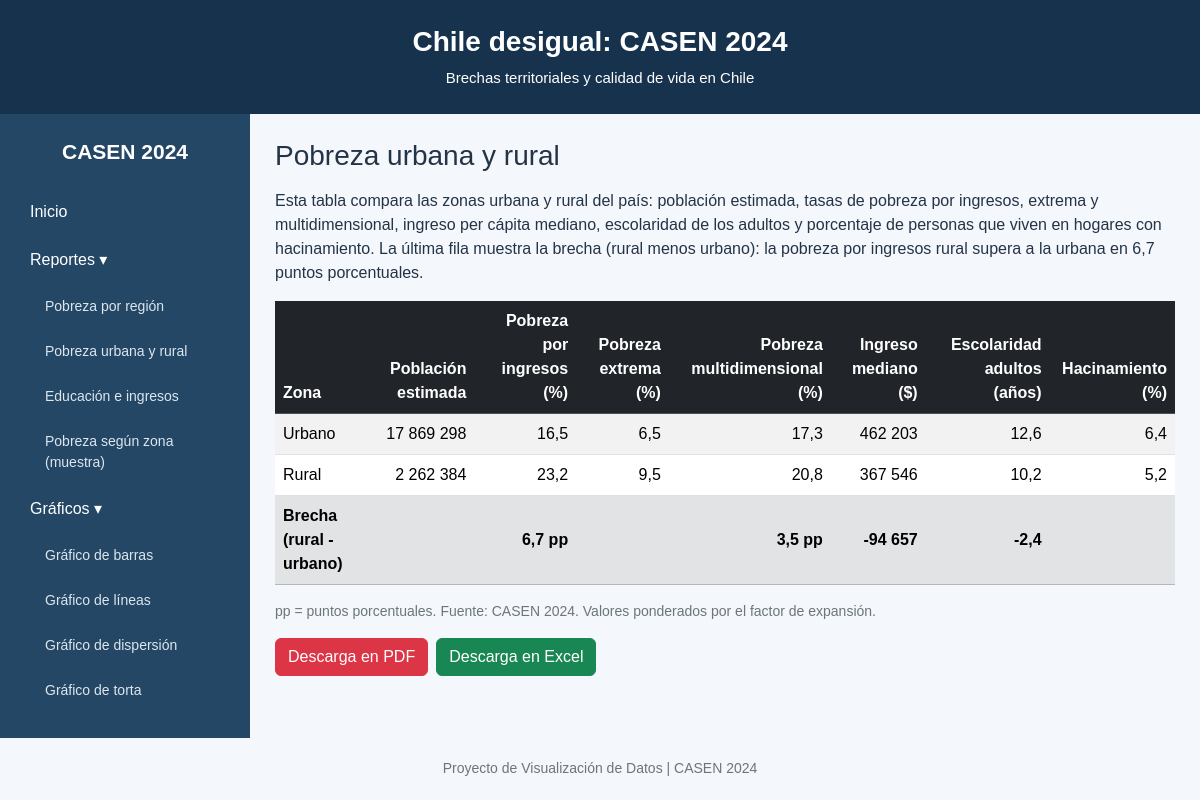
The page /listados/zonas/ on the database its author committed.
### analisis/models.py (models this page shows, shortened)
class IndicadoresBase(models.Model):
    poblacion = models.BigIntegerField("Población estimada")
    pobreza_ingresos = models.FloatField("Pobreza por ingresos (%)")
    pobreza_extrema = models.FloatField("Pobreza extrema (%)")
    pobreza_multidimensional = models.FloatField("Pobreza multidimensional (%)")
    ingreso_mediano = models.IntegerField("Ingreso per cápita mediano ($)")
    escolaridad_adultos = models.FloatField("Escolaridad de adultos (años)")
    class Meta:
        abstract = True

class IndicadorZona(IndicadoresBase):
    nombre = models.CharField("Zona", max_length=20)
    hacinamiento = models.FloatField("Hogares con hacinamiento (%)")
    class Meta:
        verbose_name = "indicador por zona"
        verbose_name_plural = "indicadores por zona"

### analisis/views.py (the view)
# urls.py: path("listados/zonas/", views.listado_zonas, name="listado_zonas"),
def listado_zonas(request):
    zonas = list(IndicadorZona.objects.all())
    urbano = next(z for z in zonas if z.nombre == "Urbano")
    rural = next(z for z in zonas if z.nombre == "Rural")
    brecha = {
        "pobreza_ingresos": rural.pobreza_ingresos - urbano.pobreza_ingresos,
        "pobreza_multidimensional":
            rural.pobreza_multidimensional - urbano.pobreza_multidimensional,
        "ingreso_mediano": rural.ingreso_mediano - urbano.ingreso_mediano,
        "escolaridad_adultos": rural.escolaridad_adultos - urbano.escolaridad_adultos,
    }
    contexto = {"zonas": zonas, "brecha": brecha}
    return render(request, "analisis/listado_zonas.html", contexto)

### analisis/templates/analisis/listado_zonas.html (shortened to what this page needs)
{% extends 'analisis/base.html' %}
{% block contenido %}
<h2 class="h3 mb-3">Pobreza urbana y rural</h2>
<p>
  Esta tabla compara las zonas urbana y rural del país: población estimada,
  tasas de pobreza por ingresos, extrema y multidimensional, ingreso per cápita
  mediano, escolaridad de los adultos y porcentaje de personas que viven en
  hogares con hacinamiento. La última fila muestra la brecha (rural menos
  urbano): la pobreza por ingresos rural supera a la urbana en
  {{ brecha.pobreza_ingresos|floatformat:1 }} puntos porcentuales.
</p>
<div class="table-responsive">
  <table class="table table-striped table-hover align-middle bg-white">
    <thead class="table-dark">
      <tr>
        <th>Zona</th>
        <th class="text-end">Población estimada</th>
        <th class="text-end">Pobreza por ingresos (%)</th>
        <th class="text-end">Pobreza extrema (%)</th>
        <th class="text-end">Pobreza multidimensional (%)</th>
        <th class="text-end">Ingreso mediano ($)</th>
        <th class="text-end">Escolaridad adultos (años)</th>
        <th class="text-end">Hacinamiento (%)</th>
      </tr>
    </thead>
    <tbody>
      {% for z in zonas %}
      <tr>
        <td>{{ z.nombre }}</td>
        <td class="text-end">{{ z.poblacion }}</td>
        <td class="text-end">{{ z.pobreza_ingresos|floatformat:1 }}</td>
        <td class="text-end">{{ z.pobreza_extrema|floatformat:1 }}</td>
        <td class="text-end">{{ z.pobreza_multidimensional|floatformat:1 }}</td>
        <td class="text-end">{{ z.ingreso_mediano }}</td>
        <td class="text-end">{{ z.escolaridad_adultos|floatformat:1 }}</td>
        <td class="text-end">{{ z.hacinamiento|floatformat:1 }}</td>
      </tr>
      {% empty %}
      <tr><td colspan="8">No existen datos cargados.</td></tr>
      {% endfor %}
    </tbody>
    <tfoot class="table-secondary">
      <tr>
        <th>Brecha (rural - urbano)</th>
        <th></th>
        <th class="text-end">{{ brecha.pobreza_ingresos|floatformat:1 }} pp</th>
        <th></th>
        <th class="text-end">{{ brecha.pobreza_multidimensional|floatformat:1 }} pp</th>
        <th class="text-end">{{ brecha.ingreso_mediano }}</th>
        <th class="text-end">{{ brecha.escolaridad_adultos|floatformat:1 }}</th>
        <th></th>
      </tr>
    </tfoot>
  </table>
</div>
<p class="text-secondary small">pp = puntos porcentuales. Fuente: CASEN 2024.
  Valores ponderados por el factor de expansión.</p>
<div class="d-flex flex-wrap gap-2 mt-3">
  <a href="{% url 'descargar_pdf' 'zonas' %}" class="btn btn-danger">Descarga en PDF</a>
  <a href="{% url 'descargar_excel' 'zonas' %}" class="btn btn-success">Descarga en Excel</a>
</div>
{% endblock %}

### analisis/templates/analisis/base.html (style rules this page uses)
html, body { margin: 0; padding: 0; min-height: 100%; }
body { background-color: #f4f7fb; color: #243447; font-family: Arial, sans-serif; }
h2 { color: #17324d; }
.table-responsive { overflow-x: auto; }

### rows shown on the page
IndicadorZona: nombre "Urbano", poblacion "17 869 298", pobreza_ingresos "16,5", pobreza_extrema "6,5", pobreza_multidimensional "17,3", ingreso_mediano "462 203", escolaridad_adultos "12,6", hacinamiento "6,4"
IndicadorZona: nombre "Rural", poblacion "2 262 384", pobreza_ingresos "23,2", pobreza_extrema "9,5", pobreza_multidimensional "20,8", ingreso_mediano "367 546", escolaridad_adultos "10,2", hacinamiento "5,2"

### other values the page prints
{{ brecha.pobreza_ingresos|floatformat:1 }} "6,7"
{{ brecha.pobreza_multidimensional|floatformat:1 }} "3,5"
{{ brecha.ingreso_mediano }} "-94 657"
{{ brecha.escolaridad_adultos|floatformat:1 }} "-2,4"
